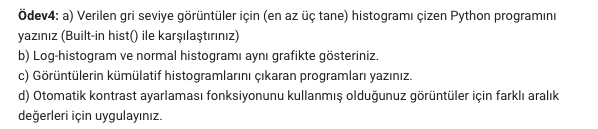
#> input picture Homework4/Odev4.png, 598 x 129 px, given in place of img1.png, which was not available
$ python main.py
#> lines starting #> are read from the running program, lines starting #| are printed output that depends on the picture; pictures that were not available may be replaced by others from this repository, and a replacement may not be noted
#!/usr/bin/env python3
import os
import cv2
import numpy as np
import matplotlib.pyplot as plt

IMAGES = [
    "img/img1.png",
    "img/img2.png",
    "img/img3.png",
    "img/img4.png",
    "img/img5.png",
]

OUTDIR = "odev4_out"
LO, HI = 5, 95

def read_gray(path: str) -> np.ndarray:
    img = cv2.imread(path, cv2.IMREAD_GRAYSCALE)
    if img is None:
        raise FileNotFoundError(f"Resim bulunamadı: {path}")
    return img

def manual_histogram(img: np.ndarray) -> np.ndarray:
    hist = np.zeros(256, dtype=int)
    for px in img.flatten():
        hist[px] += 1
    return hist

def plot_hist(name: str, hist: np.ndarray):
    xs = np.arange(256)
    plt.figure(figsize=(8, 4))
    plt.plot(xs, hist, label="Normal")
    plt.plot(xs, np.log1p(hist), label="Log(1+N)", ls="--")
    plt.title(f"Histogram – {name}")
    plt.xlabel("Piksel Değeri")
    plt.ylabel("Frekans")
    plt.legend()
    plt.tight_layout()
    plt.savefig(os.path.join(OUTDIR, f"{name}_hist.png"), dpi=200)
    plt.close()

def plot_cumulative(name: str, hist: np.ndarray):
    cum = hist.cumsum()
    plt.figure(figsize=(8, 4))
    plt.plot(np.arange(256), cum)
    plt.title(f"Kümülatif Histogram – {name}")
    plt.xlabel("Piksel Değeri")
    plt.ylabel("Kümülatif Frekans")
    plt.tight_layout()
    plt.savefig(os.path.join(OUTDIR, f"{name}_cum.png"), dpi=200)
    plt.close()

def auto_stretch(img: np.ndarray, lo: float, hi: float) -> np.ndarray:
    lo_val, hi_val = np.percentile(img, (lo, hi))
    # Bölü sıfır koruması
    if hi_val == lo_val:
        return img.copy()
    stretched = (img - lo_val) * 255.0 / (hi_val - lo_val)
    stretched = np.clip(stretched, 0, 255).astype(np.uint8)
    return stretched

def main():
    os.makedirs(OUTDIR, exist_ok=True)

    for path in IMAGES:
        name = os.path.splitext(os.path.basename(path))[0]
        print(f"--> {name} işleniyor…")

        img = read_gray(path)
#> in read_gray, img is the input picture: shape (129, 598); min 33, max 255, mean 237.9

        # a) Histogram
        hist = manual_histogram(img)
#> after the loop in manual_histogram, `for px in img.flatten():`: hist = 256 values, max 65252 at index 255, min 0 at index 0, mean 301.3

        # b) Normal + Log histogram grafiği
        plot_hist(name, hist)
#> in plot_hist, `plt.savefig(os.path.join(OUTDIR, f"{name}_hist.png"), dpi=200)`:
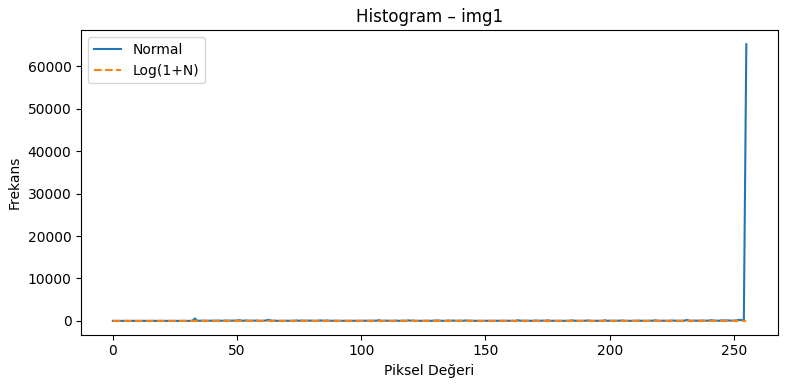
#> figure drawn by matplotlib, 1 panel; curve peaks at x = 255, y = 65252; curve peaks at x = 255, y = 11.09

        # c) Kümülatif histogram
        plot_cumulative(name, hist)
#> in plot_cumulative, `cum = hist.cumsum()`: cum = 256 values from 0 to 77142
#> in plot_cumulative, `plt.savefig(os.path.join(OUTDIR, f"{name}_cum.png"), dpi=200)`:
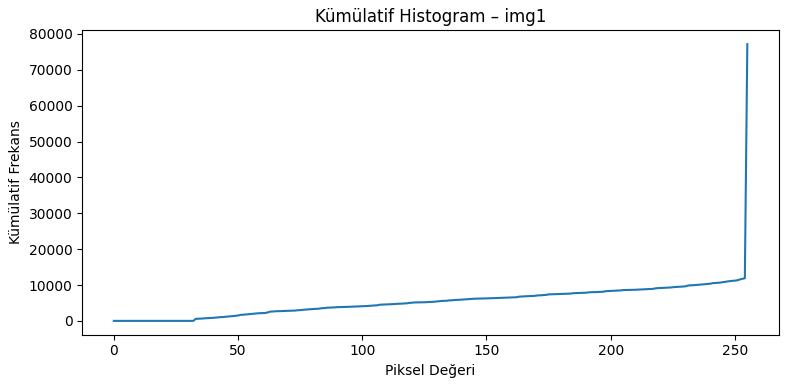
#> figure drawn by matplotlib, 1 panel; curve peaks at x = 255, y = 77142

        # d) Otomatik kontrast
        stretched = auto_stretch(img, LO, HI)
#> in auto_stretch, `lo_val, hi_val = np.percentile(img, (lo, hi))`: lo_val = 92; hi_val = 255
#> in auto_stretch, `stretched = (img - lo_val) * 255.0 / (hi_val - lo_val)`:
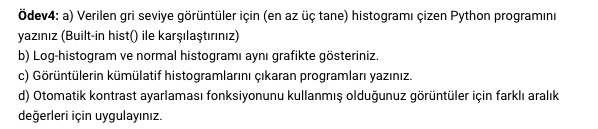
#> stretched: shape (129, 598) float64; min -92.3, max 255, mean 228.2; drawn with min black and max white
#> in auto_stretch, `stretched = np.clip(stretched, 0, 255).astype(np.uint8)`:
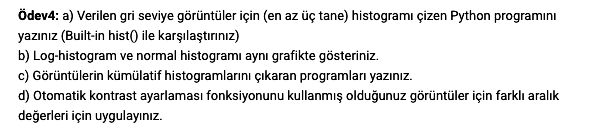
#> stretched: shape (129, 598); min 0, max 255, mean 230.9
        cv2.imwrite(os.path.join(OUTDIR, f"{name}_stretch.png"), stretched)
        print("    ✔ tamamlandı")
#> pass 2 of the loop in main, `for path in IMAGES:`:
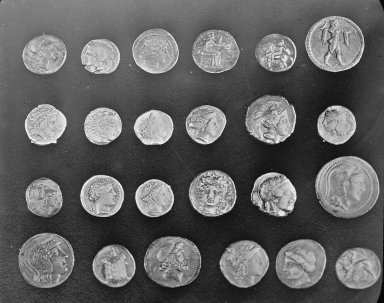
#> input picture Homework4/img/img2.png, 384 x 303 px
#> in read_gray, img is the input picture: shape (303, 384); min 1, max 252, mean 96.9
#> the loop in manual_histogram (call 2), `for px in img.flatten():` made 116352 passes
#> px on passes 1 to 3: 47, 123, 133
#> in main, `hist = manual_histogram(img)`: hist = 256 values, max 1264 at index 36, min 0 at index 0, mean 454.5
#> cum = 256 values from 0 to 116352
#> in plot_cumulative (call 2), `plt.savefig(os.path.join(OUTDIR, f"{name}_cum.png"), dpi=200)`:
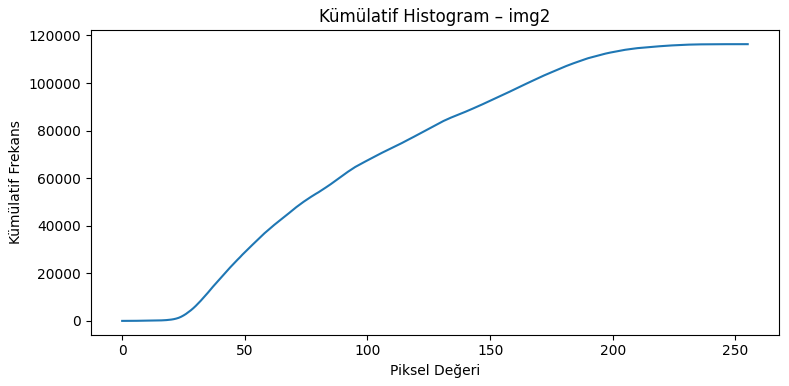
#> figure drawn by matplotlib, 1 panel; curve peaks at x = 252, y = 116352
#> lo_val = 30; hi_val = 191
#> in auto_stretch (call 2), `stretched = np.clip(stretched, 0, 255).astype(np.uint8)`:
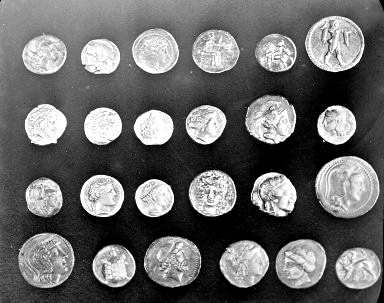
#> stretched: shape (303, 384); min 0, max 255, mean 104.7
#> pass 3 of the loop in main, `for path in IMAGES:`:
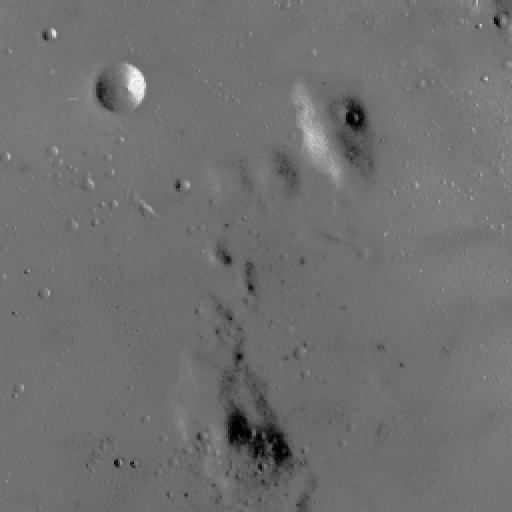
#> input picture Homework4/img/img3.png, 512 x 512 px
#> in read_gray, img is the input picture: shape (512, 512); min 0, max 255, mean 112.2
#> in main, `hist = manual_histogram(img)`: hist = 256 values, max 23296 at index 115, min 0 at index 1, mean 1024
#> cum = 256 values from 240 to 262144
#> in plot_cumulative (call 3), `plt.savefig(os.path.join(OUTDIR, f"{name}_cum.png"), dpi=200)`:
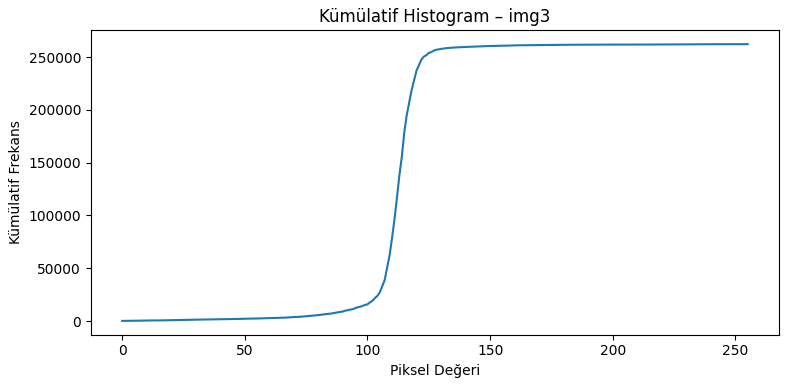
#> figure drawn by matplotlib, 1 panel; curve peaks at x = 255, y = 262144
#> lo_val = 96; hi_val = 123
#> in auto_stretch (call 3), `stretched = np.clip(stretched, 0, 255).astype(np.uint8)`:
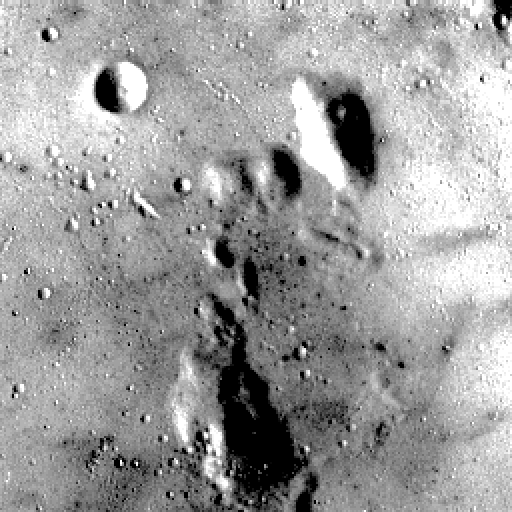
#> stretched: shape (512, 512); min 0, max 255, mean 157.1
#> the loop made 5 passes; the first 3 are shown

    print("\nBitti. Çıktılar:", OUTDIR)

if __name__ == "__main__":
    main()
